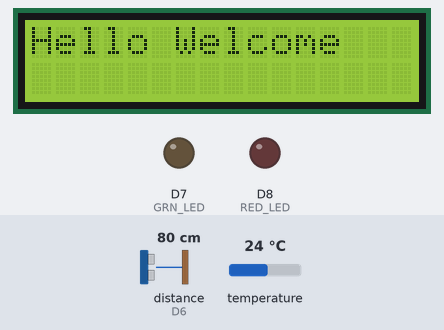
A program run on a simulated ESP8266 (NodeMCU). On the bench: 16×2 character LCD, output pins drawn as LEDs (lit = HIGH). Wiring (inferred from the names in the program): ultrasonic range finder: trigger D5; echo D6. The inputs (shaded band) are chosen by the test bench; at power-on: distance to the obstacle (sensor on D6) 80 cm, temperature 24 °C. The echo pulse lasts 58.3 µs per cm; WiFi joins after 1.5 s; servers stay silent unless stated; uploads are accepted with an empty reply; pins used as bus, display or sensor lines are not drawn; what the program prints to the serial monitor is not drawn.

Above: at 0.1 s.
At 3.7 s:
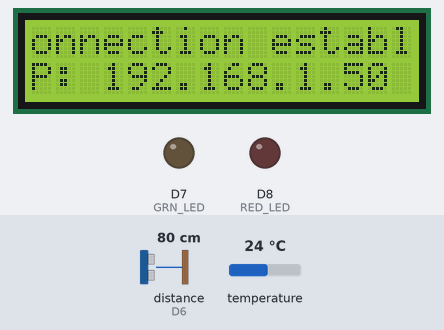
At 6.2 s:
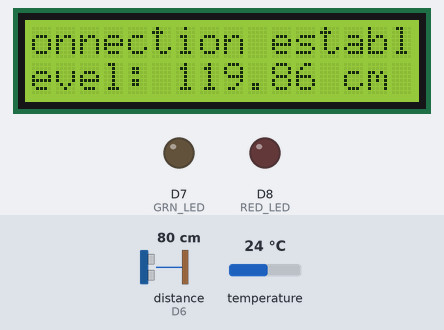
At 11.7 s:
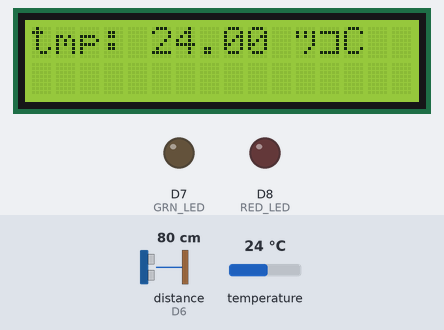
Timing chart, 0 to 40.0 s (numbered marks = the images above):
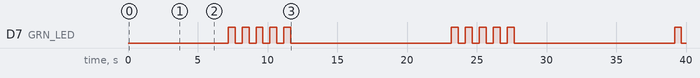

Measured:
- by itself, D7 (GRN_LED): repeats every 16.0 s: 4 × (LOW 0.50 s, HIGH 0.50 s), LOW 11.5 s, HIGH 0.50 s
- by itself, everything shown: repeats every 16.0 s, in 12 steps
- what the display in image 1 shows lasts 2.5 s, from 3.7 s to 6.2 s
- what the display in image 2 shows lasts 0.8 s, from 6.2 s to 7.0 s

The program:

main.cpp
```cpp
#include "Functions.h"

void setup()
{
  // Pin declarations
  pinMode(UTS_TRIGGER, OUTPUT);
  pinMode(UTS_ECHO, INPUT);
  pinMode(RED_LED, OUTPUT);
  pinMode(GRN_LED, OUTPUT);

  Serial.begin(9600);
  sensor.begin(); // Temperature Sensor

  /***************
   * LCD display *
   * *************/

  Wire.begin(LCD_SDA, LCD_SCL);
  lcd.begin();
  lcd.backlight();
  lcd.clear();
  lcd.print("Hello Welcome");
  delay(1500);

  checkInternet(); // connect to wifi
}

void loop()
{
  sendData(readTemp(), readLevel()); //posting to the database
  delay(time);
}
```

Functions.h
```cpp
#include <Arduino.h>
#include "Libraries.h"
#include "Prototypes.h"
#include "Variables.h"

WiFiClient client; // WiFi setup
LiquidCrystal_I2C lcd(0x27, 16, 2); // Setting up the LCD
/* setting up temperature sensor */
OneWire oneWire(TEMP);
DallasTemperature sensor(&oneWire);

float readTemp()
{
  sensor.requestTemperatures();
  float temperatureC = sensor.getTempCByIndex(0);
  lcd.clear();
  lcd.print("tmp: ");
  lcd.print(temperatureC);
  lcd.print(" ºC");
  return temperatureC;
}

float readLevel()
{
  //sending the signal
  digitalWrite(UTS_TRIGGER, LOW);
  delayMicroseconds(5);
  digitalWrite(UTS_TRIGGER, HIGH);
  delayMicroseconds(10);
  digitalWrite(UTS_TRIGGER, LOW);
  float duration = pulseIn(UTS_ECHO, HIGH);  // Receiving the signal
  float cm = (duration / 2) / 29.1; // calculating the distance in centimeters
  float oil_level = MAX_DISTANCE - cm; //level of oil
  lcd.setCursor(0, 1);
  lcd.print("level: ");
  lcd.print(oil_level);
  lcd.print(" cm");
  return oil_level;
}

void sendData(float temp, float lvl)
{
  // Creating json data
  StaticJsonBuffer<300> JSONbuffer; //Declaring static JSON buffer
  JsonObject &JSONencoder = JSONbuffer.createObject();

  //Encoding data
  JSONencoder["temperature"] = temp;
  JSONencoder["level"] = lvl;

  char JSONmessageBuffer[300];
  JSONencoder.prettyPrintTo(JSONmessageBuffer, sizeof(JSONmessageBuffer));
  Serial.println(JSONmessageBuffer);

  // Declaring object class of  the HTTPClient
  HTTPClient http;

  http.begin(client, "http://192.168.205.185:8000/data/");
  http.addHeader("Content-Type", "application/json");

  int httpCode = http.POST(JSONmessageBuffer); //Send the request
  String payload = http.getString();           //Get the response payload

  Serial.println(httpCode); //Print HTTP return code
  if (httpCode == 200)
  {
    for (int x = 0; x < 5; x++)
    {
      digitalWrite(GRN_LED, HIGH);
      delay(500);
      digitalWrite(GRN_LED, LOW);
      delay(500);
    }
  }
  http.end(); //Close connection
}
void checkInternet()
{
  WiFi.begin(ssid, password);
  lcd.clear();
  lcd.scrollDisplayLeft();
  lcd.print("Connecting to ");
  lcd.print(ssid);
  lcd.println(" ...");

  // Waiting for the Wifi to connect
  int i = 0;
  while (WiFi.status() != WL_CONNECTED)
  {
    delay(1000);
    lcd.setCursor(0, 1);
    lcd.print(++i);
    lcd.print(' ');
  }
  lcd.clear();
  lcd.scrollDisplayLeft();
  lcd.print("Connection established!");
  lcd.setCursor(0, 1);
  lcd.print("IP: ");
  lcd.print(WiFi.localIP());
  WiFi.mode(WIFI_STA);
  delay(2500);
}
```

Prototypes.h
```cpp
/* Funtion prototypes */
float readTemp();
float readLevel();
void checkInternet();
void sendData(float, float);
```

Variables.h
```cpp
/* Defining the pins */
#define LCD_SCL D1
#define LCD_SDA D2
#define UTS_TRIGGER D5
#define UTS_ECHO D6
#define TEMP D2
#define GRN_LED D7
#define RED_LED D8
#define MAX_DISTANCE 200

// Password setup
const char *ssid = "Mensah's Nokia";
const char *password = "lucille1";

// Set time by adjusting this. Time is in milliseconds
int time = 10000;
```

Libraries.h
```cpp
#include <Wire.h>
#include <LiquidCrystal_I2C.h>
#include <Adafruit_Sensor.h>
#include <OneWire.h>
#include <DallasTemperature.h>
#include <FS.h>
#include <ArduinoJson.h>
#include <ESP8266WiFi.h>
#include <ESP8266HTTPClient.h>
#include <ESPAsyncTCP.h>
#include <ESPAsyncWebServer.h>
#include <Esp.h>
```
